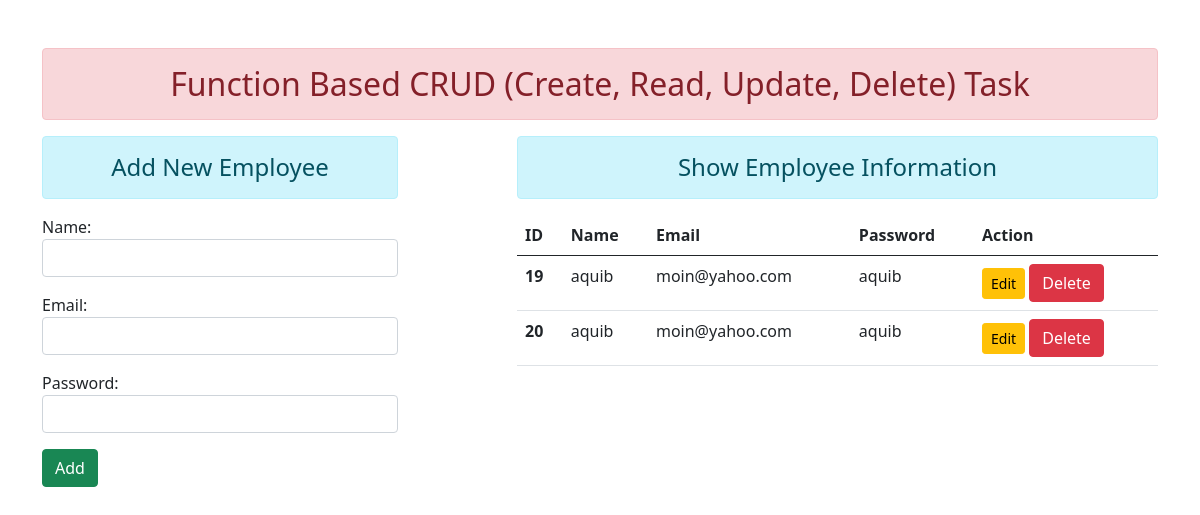
Before: / with the older database file.
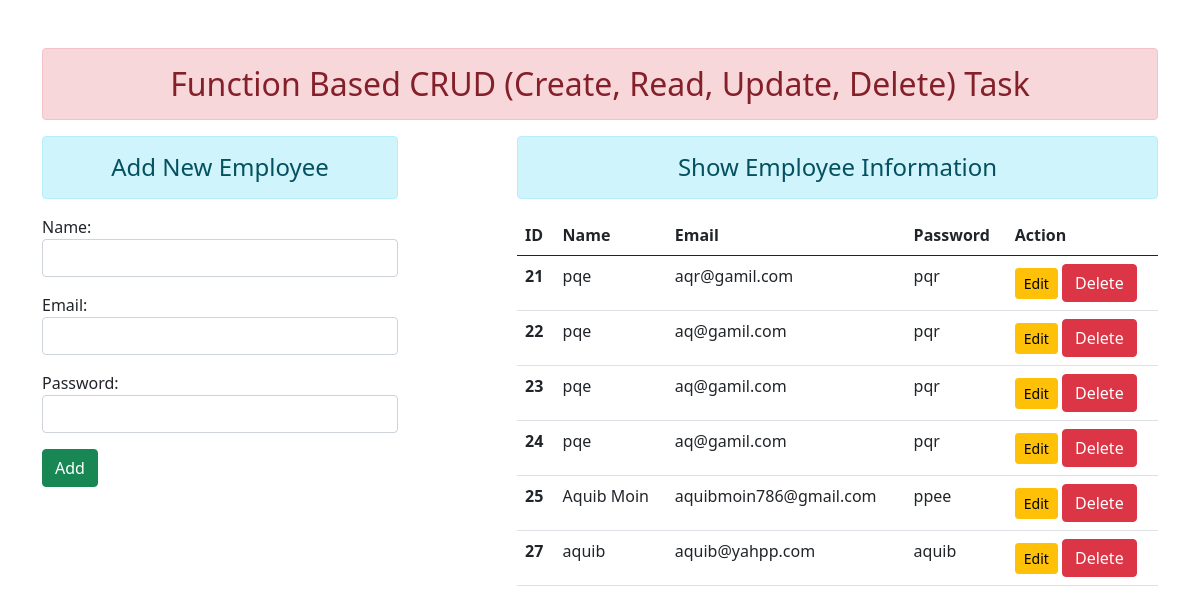
After: the same page with the newer database file.
### enroll/models.py (models this page shows)
class User(models.Model):
    name = models.CharField(max_length=70)
    email = models.CharField(max_length=100)
    password = models.CharField(max_length=100)

### enroll/views.py (the view)
# urls.py: path('', views.add_show, name="addandshow"),
def add_show(request):
    if request.method == 'POST':
        fm = EmployeeRegistration(request.POST)
        if fm.is_valid():
            nm = fm.cleaned_data['name']
            em = fm.cleaned_data['email']
            pw = fm.cleaned_data['password']
            reg = User(name=nm, email=em, password=pw)
            reg.save()
            fm = EmployeeRegistration()
    else:
        fm = EmployeeRegistration()
    stud = User.objects.all()
    return render(request, 'enroll/addandshow.html',{'form':fm,
    'stu':stud})

### enroll/forms.py
class EmployeeRegistration(forms.ModelForm):
    class Meta:
        model = User
        fields = ['name', 'email', 'password']
        widgets = {
            'name':forms.TextInput(attrs={'class':'form-control'}),
            'email':forms.EmailInput(attrs={'class':'form-control'}),
            'password':forms.PasswordInput(render_value=True, attrs=
            {'class':'form-control'}),
        }

### enroll/templates/enroll/addandshow.html (shortened to what this page needs)
{% extends 'enroll/base.html' %}
{% block content %}
<div class="row">
    <div class="col-sm-4">
        <h4 class="text-center alert alert-info">Add New Employee</h4>
        <form action="" method="POST">
            {{form.as_p}}
            <input type="submit" class="btn btn-success" value="Add">
            </form>
            </div>
            <div class="col-sm-7 offset-1">
                <h4 class="text-center alert alert-info">Show Employee Information</h4>
                {% if stu %}
                <table class="table table-hover">
                    <thead>
                      <tr>
                        <th scope="col">ID</th>
                        <th scope="col">Name</th>
                        <th scope="col">Email</th>
                        <th scope="col">Password</th>
                        <th scope="col">Action</th>
                      </tr>
                    </thead>
                    <tbody>
                        {% for st in stu %}
                      <tr>
                        <th scope="row">{{st.id}}</th>
                        <td>{{st.name}}</td>
                        <td>{{st.email}}</td>
                        <td>{{st.password}}</td>
                        <td>
                            <a href="{% url 'updatedata' st.id %}" class="btn btn-warning btn-sm">Edit</a>
                            <form action="{% url 'deletedata' st.id%}" method="post" class = "d-inline">{% csrf_token %}
                            <input type="submit" class = "btn btn-danger" value="Delete">
                            </form>
                        </td>
                      </tr>
                      {% endfor %}
                       </tbody>
                  </table>
                {% else %}
                <h4 class="text-center alert alert-info"> No Records</h4>
                {% endif %}
            </div>
            </div>
{% endblock content %}

### enroll/templates/enroll/base.html (shortened to what this page needs)
<!DOCTYPE html>
{% load static %}
<html lang="en">
<head>
    <link rel="stylesheet" href="{% static 'enroll/css/bootstrap.css'%}">
</head>
<body>
    <div class="container mt-5">
    <h2 class="text-center alert alert-danger">Function Based CRUD (Create, Read, Update, Delete) Task </h2>
    {% block content %}{% endblock content %}
</div>
</body>
</html>

Changed rows visible on the page:
removed User: id "19", name "aquib", email "moin@yahoo.com", password "aquib"
removed User: id "20", name "aquib", email "moin@yahoo.com", password "aquib"
added User: id "21", name "pqe", email "aqr@gamil.com", password "pqr"
added User: id "22", name "pqe", email "aq@gamil.com", password "pqr"
added User: id "23", name "pqe", email "aq@gamil.com", password "pqr"
added User: id "24", name "pqe", email "aq@gamil.com", password "pqr"
added User: id "25", name "Aquib Moin", email "aquibmoin786@gmail.com", password "ppee"
added User: id "27", name "aquib", email "aquib@yahpp.com", password "aquib"
